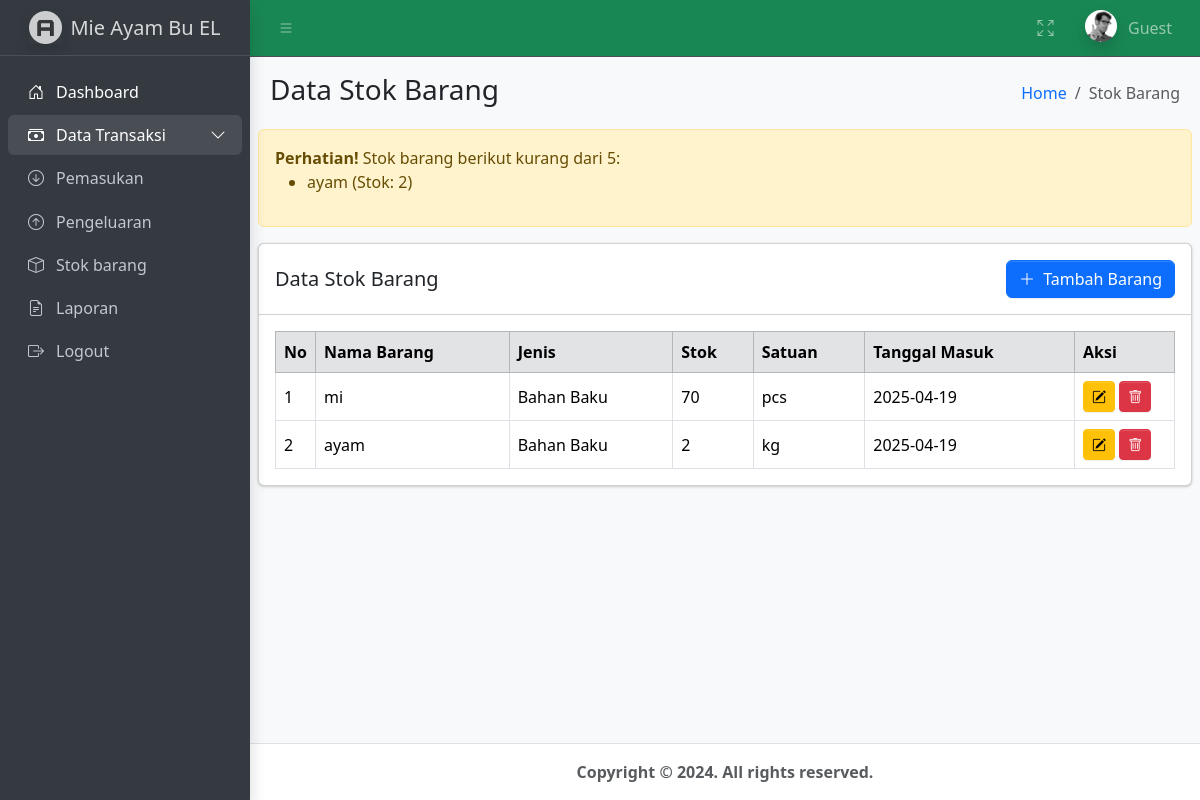
Page /assets/dist/pages/menu/stok.php on the committed database.
### tables this page shows
CREATE TABLE `tb_stok_barang` (
  `id` int(11) NOT NULL,
  `nama_barang` varchar(255) NOT NULL,
  `jenis` enum('Bahan Baku','Bahan Jadi','Lain-lain') NOT NULL,
  `stok` int(11) NOT NULL,
  `satuan` varchar(50) NOT NULL,
  `tanggal_masuk` date NOT NULL
);

### assets/dist/pages/menu/stok.php (the view, shortened to what this page needs)
<?php
include 'C:/xampp/htdocs/adpsi/config/config.php';
$query = "SELECT * FROM tb_stok_barang ORDER BY tanggal_masuk DESC";
$result = mysqli_query($koneksi, $query);
$queryLowStock = "SELECT nama_barang, stok FROM tb_stok_barang WHERE stok < 5";
$resultLowStock = mysqli_query($koneksi, $queryLowStock);
$lowStockItems = [];
while ($row = mysqli_fetch_assoc($resultLowStock)) {
    $lowStockItems[] = $row;
}
$no = 1;
?>
<!doctype html>
<html lang="id">
  <head>
    <link
      rel="stylesheet"
      href="https://cdn.jsdelivr.net/npm/bootstrap@5.3.3/dist/css/bootstrap.min.css"
    />
    <link
      rel="stylesheet"
      href="https://cdn.jsdelivr.net/npm/bootstrap-icons@1.11.3/font/bootstrap-icons.min.css"
    />
    <link rel="stylesheet" href="../../../dist/css/adminlte.css" />
    <link
      rel="stylesheet"
      href="https://cdn.jsdelivr.net/npm/@fontsource/source-sans-3@5.0.12/index.css"
    />
  </head>
  <body class="layout-fixed sidebar-expand-lg bg-body-tertiary">
    <div class="app-wrapper">
      <?php include '../navbar.php'; ?>
      <?php include '../sidebar.php'; ?>
      <main class="app-main">
        <div class="app-content-header">
          <div class="container-fluid">
            <div class="row">
              <div class="col-sm-6"><h3 class="mb-0">Data Stok Barang</h3></div>
              <div class="col-sm-6">
                <ol class="breadcrumb float-sm-end">
                  <li class="breadcrumb-item"><a href="#">Home</a></li>
                  <li class="breadcrumb-item active" aria-current="page">Stok Barang</li>
                </ol>
              </div>
            </div>
          </div>
        </div>
        <div class="app-content">
          <?php if (!empty($lowStockItems)) { ?>
          <div class="alert alert-warning">
            <strong>Perhatian!</strong> Stok barang berikut kurang dari 5:
            <ul>
              <?php foreach ($lowStockItems as $item) { ?>
                <li><?= $item['nama_barang'] ?> (Stok: <?= $item['stok'] ?>)</li>
              <?php } ?>
            </ul>
          </div>
          <?php } ?>
          <div class="card">
            <div class="card-header d-flex justify-content-between align-items-center">
              <h5 class="mb-0">Data Stok Barang</h5>
              <button type="button" class="btn btn-primary ms-auto" data-bs-toggle="modal" data-bs-target="#formModalStok">
                <i class="bi bi-plus-lg me-1"></i> Tambah Barang
              </button>
            </div>
            <div class="card-body">
              <table class="table table-bordered">
                <thead class="table-secondary">
                  <tr>
                    <th style="width: 10px">No</th>
                    <th>Nama Barang</th>
                    <th>Jenis</th>
                    <th>Stok</th>
                    <th>Satuan</th>
                    <th>Tanggal Masuk</th>
                    <th style="width: 100px">Aksi</th>
                  </tr>
                </thead>
                <tbody>
                  <?php while ($row = mysqli_fetch_assoc($result)) { ?>
                    <tr class="align-middle">
                      <td><?= $no ?></td>
                      <td><?= $row['nama_barang'] ?></td>
                      <td><?= $row['jenis'] ?></td>
                      <td><?= $row['stok'] ?></td>
                      <td><?= $row['satuan'] ?></td>
                      <td><?= $row['tanggal_masuk'] ?></td>
                      <td>
                        <button
                          type="button"
                          class="btn btn-warning btn-sm btn-edit-stok"
                          data-id="<?= $row['id'] ?>"
                          data-nama_barang="<?= $row['nama_barang'] ?>"
                          data-jenis="<?= $row['jenis'] ?>"
                          data-stok="<?= $row['stok'] ?>"
                          data-satuan="<?= $row['satuan'] ?>"
                          data-tanggal_masuk="<?= $row['tanggal_masuk'] ?>"
                          data-bs-toggle="modal"
                          data-bs-target="#formModalStok"
                        >
                          <i class="bi bi-pencil-square"></i>
                        </button>
                        <a href="hapus_stok.php?id=<?= $row['id'] ?>" class="btn btn-danger btn-sm" onclick="return confirm('Apakah Anda yakin ingin menghapus data ini?')"><i class="bi bi-trash"></i></a>
                      </td>
                    </tr>
                    <?php $no++; ?>
                  <?php } ?>
                </tbody>
              </table>
            </div>
          </div>
        </div>
      </main>
      <?php include '../footer.php'; ?>
  </body>
</html>

### rows in the picture
tb_stok_barang: nama_barang "ayam", stok "2", jenis "Bahan Baku", satuan "kg", tanggal_masuk "2025-04-19"
tb_stok_barang: nama_barang "mi", jenis "Bahan Baku", stok "70", satuan "pcs", tanggal_masuk "2025-04-19"
